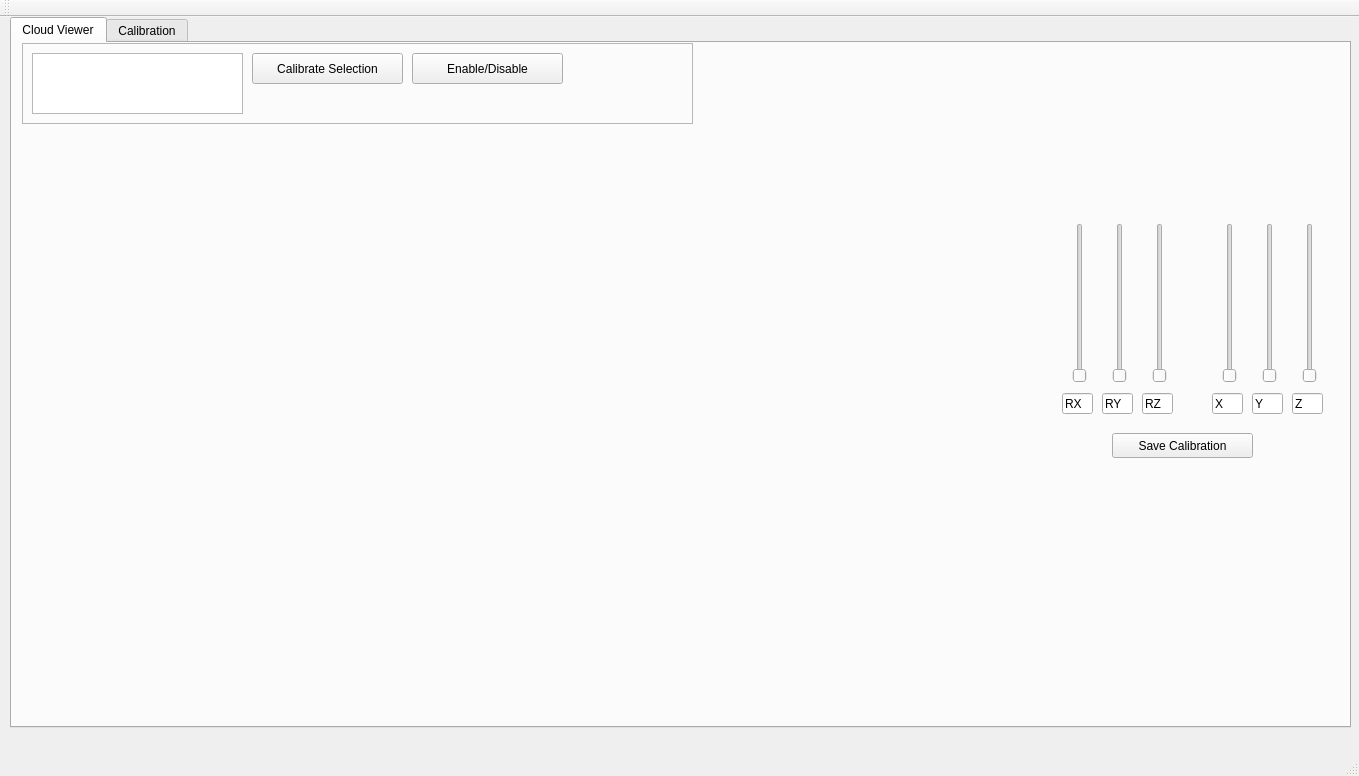
<?xml version="1.0" encoding="UTF-8"?>
<ui version="4.0">
 <class>VisionsOfJohanna</class>
 <widget class="QMainWindow" name="VisionsOfJohanna">
  <property name="geometry">
   <rect>
    <x>0</x>
    <y>0</y>
    <width>1359</width>
    <height>776</height>
   </rect>
  </property>
  <property name="windowTitle">
   <string>VisionsOfJohanna</string>
  </property>
  <widget class="QWidget" name="centralWidget">
   <widget class="QTabWidget" name="switchTabWidget">
    <property name="geometry">
     <rect>
      <x>10</x>
      <y>0</y>
      <width>1341</width>
      <height>711</height>
     </rect>
    </property>
    <property name="currentIndex">
     <number>0</number>
    </property>
    <widget class="QWidget" name="cloudView">
     <attribute name="title">
      <string>Cloud Viewer</string>
     </attribute>
     <widget class="QFrame" name="cameraSelectionFrame">
      <property name="geometry">
       <rect>
        <x>10</x>
        <y>0</y>
        <width>671</width>
        <height>81</height>
       </rect>
      </property>
      <property name="frameShape">
       <enum>QFrame::StyledPanel</enum>
      </property>
      <property name="frameShadow">
       <enum>QFrame::Raised</enum>
      </property>
      <widget class="QListWidget" name="cameraListWidget">
       <property name="geometry">
        <rect>
         <x>10</x>
         <y>10</y>
         <width>211</width>
         <height>61</height>
        </rect>
       </property>
      </widget>
      <widget class="QPushButton" name="calibrateSelectedCameraButton">
       <property name="geometry">
        <rect>
         <x>230</x>
         <y>10</y>
         <width>151</width>
         <height>31</height>
        </rect>
       </property>
       <property name="text">
        <string>Calibrate Selection</string>
       </property>
      </widget>
      <widget class="QPushButton" name="enableDisableCameraButton">
       <property name="geometry">
        <rect>
         <x>390</x>
         <y>10</y>
         <width>151</width>
         <height>31</height>
        </rect>
       </property>
       <property name="text">
        <string>Enable/Disable</string>
       </property>
      </widget>
     </widget>
     <widget class="QVTKWidget" name="pclRendererVTKWidget">
      <property name="geometry">
       <rect>
        <x>0</x>
        <y>90</y>
        <width>1041</width>
        <height>581</height>
       </rect>
      </property>
     </widget>
     <widget class="QPushButton" name="saveCalibrationButton">
      <property name="geometry">
       <rect>
        <x>1100</x>
        <y>390</y>
        <width>141</width>
        <height>25</height>
       </rect>
      </property>
      <property name="text">
       <string>Save Calibration</string>
      </property>
     </widget>
     <widget class="QSlider" name="rx_slider">
      <property name="geometry">
       <rect>
        <x>1060</x>
        <y>180</y>
        <width>16</width>
        <height>160</height>
       </rect>
      </property>
      <property name="orientation">
       <enum>Qt::Vertical</enum>
      </property>
     </widget>
     <widget class="QSlider" name="rz_slider">
      <property name="geometry">
       <rect>
        <x>1140</x>
        <y>180</y>
        <width>16</width>
        <height>160</height>
       </rect>
      </property>
      <property name="orientation">
       <enum>Qt::Vertical</enum>
      </property>
     </widget>
     <widget class="QSlider" name="ry_slider">
      <property name="geometry">
       <rect>
        <x>1100</x>
        <y>180</y>
        <width>16</width>
        <height>160</height>
       </rect>
      </property>
      <property name="orientation">
       <enum>Qt::Vertical</enum>
      </property>
     </widget>
     <widget class="QSlider" name="z_slider">
      <property name="geometry">
       <rect>
        <x>1290</x>
        <y>180</y>
        <width>16</width>
        <height>160</height>
       </rect>
      </property>
      <property name="orientation">
       <enum>Qt::Vertical</enum>
      </property>
     </widget>
     <widget class="QSlider" name="x_slider">
      <property name="geometry">
       <rect>
        <x>1210</x>
        <y>180</y>
        <width>16</width>
        <height>160</height>
       </rect>
      </property>
      <property name="orientation">
       <enum>Qt::Vertical</enum>
      </property>
     </widget>
     <widget class="QSlider" name="y_slider">
      <property name="geometry">
       <rect>
        <x>1250</x>
        <y>180</y>
        <width>16</width>
        <height>160</height>
       </rect>
      </property>
      <property name="orientation">
       <enum>Qt::Vertical</enum>
      </property>
     </widget>
     <widget class="QLineEdit" name="lineEdit">
      <property name="geometry">
       <rect>
        <x>1050</x>
        <y>350</y>
        <width>31</width>
        <height>21</height>
       </rect>
      </property>
      <property name="text">
       <string>RX</string>
      </property>
     </widget>
     <widget class="QLineEdit" name="lineEdit_2">
      <property name="geometry">
       <rect>
        <x>1090</x>
        <y>350</y>
        <width>31</width>
        <height>21</height>
       </rect>
      </property>
      <property name="text">
       <string>RY</string>
      </property>
     </widget>
     <widget class="QLineEdit" name="lineEdit_3">
      <property name="geometry">
       <rect>
        <x>1130</x>
        <y>350</y>
        <width>31</width>
        <height>21</height>
       </rect>
      </property>
      <property name="text">
       <string>RZ</string>
      </property>
     </widget>
     <widget class="QLineEdit" name="lineEdit_4">
      <property name="geometry">
       <rect>
        <x>1240</x>
        <y>350</y>
        <width>31</width>
        <height>21</height>
       </rect>
      </property>
      <property name="text">
       <string>Y</string>
      </property>
     </widget>
     <widget class="QLineEdit" name="lineEdit_5">
      <property name="geometry">
       <rect>
        <x>1280</x>
        <y>350</y>
        <width>31</width>
        <height>21</height>
       </rect>
      </property>
      <property name="text">
       <string>Z</string>
      </property>
     </widget>
     <widget class="QLineEdit" name="lineEdit_6">
      <property name="geometry">
       <rect>
        <x>1200</x>
        <y>350</y>
        <width>31</width>
        <height>21</height>
       </rect>
      </property>
      <property name="text">
       <string>X</string>
      </property>
     </widget>
    </widget>
    <widget class="QWidget" name="calibration">
     <attribute name="title">
      <string>Calibration</string>
     </attribute>
    </widget>
   </widget>
  </widget>
  <widget class="QToolBar" name="mainToolBar">
   <attribute name="toolBarArea">
    <enum>TopToolBarArea</enum>
   </attribute>
   <attribute name="toolBarBreak">
    <bool>false</bool>
   </attribute>
  </widget>
  <widget class="QStatusBar" name="statusBar"/>
  <widget class="QMenuBar" name="menuBar">
   <property name="geometry">
    <rect>
     <x>0</x>
     <y>0</y>
     <width>1359</width>
     <height>22</height>
    </rect>
   </property>
  </widget>
 </widget>
 <layoutdefault spacing="6" margin="11"/>
 <customwidgets>
  <customwidget>
   <class>QVTKWidget</class>
   <extends>QWidget</extends>
   <header>QVTKWidget.h</header>
   <container>1</container>
  </customwidget>
 </customwidgets>
 <resources/>
 <connections/>
</ui>
